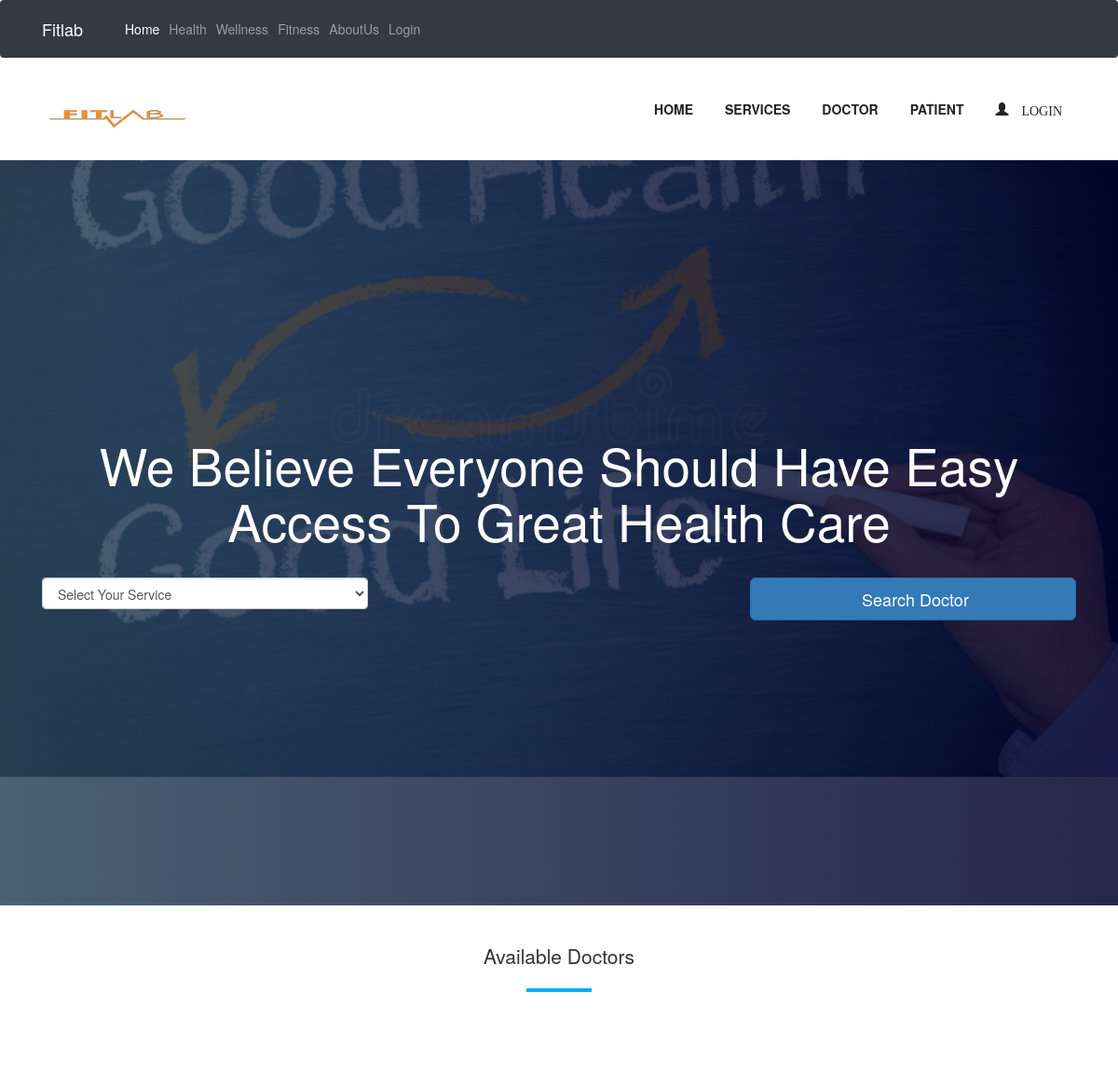
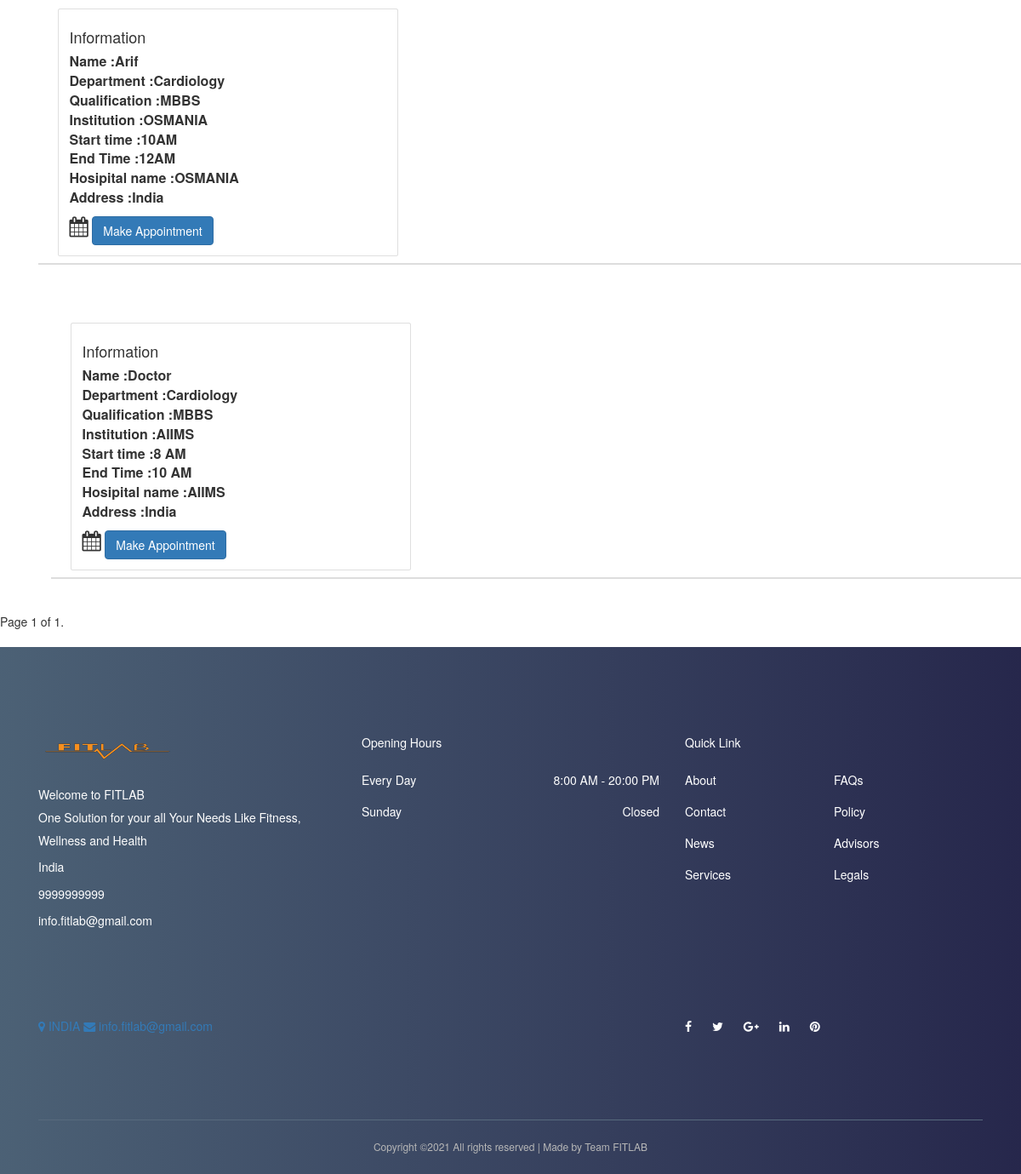
/home/, run on the app's committed database (2 pictures, top to bottom).
### appointment/models.py (models this page shows, shortened)
class Appointment(models.Model):
    user = models.ForeignKey(User, on_delete=models.CASCADE)
    full_name = models.CharField(max_length=100)
    location = models.CharField(max_length=100)
    start_time = models.CharField(max_length=10)
    end_time = models.CharField(max_length=10)
    qualification_name = models.CharField(max_length=100)
    institute_name = models.CharField(max_length=100)
    hospital_name = models.CharField(max_length=100)
    department = models.CharField(choices=department, max_length=100)
    created_at = models.DateTimeField(default=timezone.now)

### appointment/views.py (the view)
# urls.py: path('home/', HomePageView.as_view(), name='home'),
class HomePageView(ListView):
    paginate_by = 9
    model = Appointment
    context_object_name = 'home'
    template_name = "home.html"
    def get_queryset(self):
        return self.model.objects.all().order_by('-id')

### templates/home.html (shortened to what this page needs)
    <nav class="navbar navbar-expand-lg navbar-dark bg-dark">
            <div class="container">
                <a class="navbar-brand" style="color:white;">Fitlab</a>
                <div class="collapse navbar-collapse" id="navbarResponsive">
                    <ul class="navbar-nav ml-auto">
                        <li class="nav-item active">
                            <a class="nav-link" href="/welcome">
                                Home
                            </a>
                        </li>
                        <li class="nav-item"><a class="nav-link" href="/home">Health</a></li>
                        <li class="nav-item"><a class="nav-link" href="/wellness">Wellness</a></li>
                        <li class="nav-item"><a class="nav-link" href="/user">Fitness</a></li>
                        <li class="nav-item"><a class="nav-link" href="/aboutus">AboutUs</a></li>
                        <li class="nav-item"><a class="nav-link" href="/login">Login</a></li>
                    </ul>
                </div>
            </div>
        </nav>
 {% extends 'base.html' %}
{% load static %}
{% block content %}
  <section class="welcome-area">
    <div class="welcome-slides owl-carousel">
      <div class="welcome-welcome-slide bg-img bg-gradient-overlay jarallax"  style="background-image: url('{% static 'img/bg-img/1.jpg' %}');">
        <div class="container h-100">
          <div class="row h-100 align-items-center">
            <div class="col-12">
              <div class="welcome-text text-center">
                <h2 data-animation="fadeInUp" data-delay="100ms">We Believe Everyone Should Have Easy Access To Great Health Care</h2>
                <div class="welcome-btn-group">
                    <form id="job-main-form" method="get" action="{% url 'appointment:search' %}" class="search-doctor-form">
                    <div class="row mb-5">
                        <div class="col-12 col-sm-6 col-md-6 col-lg-4 mb-4 mb-lg-0">
                            <select id="department" name="department" class="form-control">
                                <option style="display: none;" >Select Your Service</option>
                            </select>
                        </div>
                        <div class="col-12 col-sm-6 col-md-6 col-lg-4 mb-4 mb-lg-0">
                        </div>
                        <div class="col-12 col-sm-6 col-md-6 col-lg-4 mb-4 mb-lg-0">
                            <button type="submit" class="btn btn-primary btn-lg btn-block text-black btn-search">Search Doctor
                            </button>
                        </div>
                    </div>
                </form>
                </div>
              </div>
            </div>
          </div>
        </div>
      </div>
    </div>
  </section>
    <section class="dentist-area section-padding-35-0">
        <div class="container">
            <div class="row">
                <div class="col-12">
                    <div class="section-heading text-center">
                        <h3 class="lead">Available Doctors </h3>
                        <div class="line"></div>
                    </div>
                </div>
            </div>
            <div class="row">
                {% for apt in home %}
                    <div class="col-12 col-sm-6 col-md-4">
                            <br></br>
                            <table class="table">
                                <thead>
                                    <tr>
                                        <center>
                                            <th scope="col">
                                                <div class="container">
                                                    <div class="card" style="width:400px">
                                                            <div class="card-body">
                                                                <h4 class="card-title">Information</h4>
                                                                     <ol>
                                                                         <li><span>Name :</span><span>{{ apt.full_name }}</span></li>
                                                                         <li><span>Department :</span><span>{{ apt.department }}</span></li>
                                                                         <li><span>Qualification :</span><span>{{ apt.qualification_name }}</span></li>
                                                                         <li><span>Institution :</span><span>{{ apt.institute_name }}</span></li>
                                                                         <li><span>Start time :</span><span>{{ apt.start_time }}</span></li>
                                                                         <li><span>End Time :</span><span>{{ apt.end_time }}</span></li>
                                                                         <li><span>Hosipital name :</span><span>{{ apt.hospital_name }}</span></li>
                                                                         <li><span>Address :</span><span>{{ apt.location }}</span></li>
                                                                     </ol>
                                                                 <i style="font-size:24px" class="fa">&#xf073;</i>
                                                                <a href="{% url 'appointment:take-appointment' apt.id %}" class="btn btn-primary">Make Appointment</a>
                                                            </div>
                                                    </div>
                                                </div>
                                            </th>
                                        </center>
                                    </tr>
                                </thead>
                            </table>
                    </div>
            </div>
                {% endfor %}
                <div class="pagination">
    <span class="step-links">
        <span class="current">
            Page {{ page_obj.number }} of {{ page_obj.paginator.num_pages }}.
        </span>
    </span>
                </div>
    </section>
{% endblock %}

### templates/base.html (shortened to what this page needs)
{% load static %}
<html lang="en">
<head>
  <link rel="stylesheet" href="{% static 'style.css' %}">
  <link rel="stylesheet" href="https://maxcdn.bootstrapcdn.com/bootstrap/3.3.7/css/bootstrap.min.css">
</head>
<body>
  {% include 'nav.html' %}
      {% block content %}
      {% endblock  %}
  <footer class="footer-area bg-img bg-gradient-overlay">
    <div class="container">
      <div class="row">
        <div class="col-12 col-sm-6 col-lg-4">
          <div class="single-footer-widget">
            <a href="./index.html" class="d-block mb-4"><img src="{% static 'img/logo1.png' %}" alt=""></a>
            <div class="footer-contact">
                 <p> Welcome to FITLAB</br>One Solution for your all Your Needs Like Fitness, Wellness and Health</p>
              <p> India</p>
              <p> 9999999999</p>
              <p> info.fitlab@gmail.com</p>
            </div>
          </div>
        </div>
        <div class="col-12 col-sm-6 col-lg">
          <div class="single-footer-widget">
            <h5 class="widget-title">Opening Hours</h5>
            <ul class="opening-hours">
              <li><span>Every Day</span><span> 8:00 AM - 20:00 PM</span></li>
              <li><span>Sunday</span> <span>Closed</span></li>
            </ul>
          </div>
        </div>
        <div class="col-12 col-sm-6 col-lg">
          <div class="single-footer-widget">
            <h5 class="widget-title">Quick Link</h5>
            <nav>
              <ul class="quick-links">
                <li><a href="/aboutus">About</a></li>
                <li><a href="#">FAQs</a></li>
                <li><a href="#">Contact</a></li>
                <li><a href="#">Policy</a></li>
                <li><a href="#">News</a></li>
                <li><a href="#">Advisors</a></li>
                <li><a href="#">Services</a></li>
                <li><a href="#">Legals</a></li>
              </ul>
            </nav>
          </div>
        </div>
        <div class="col-6 col-md-9 col-lg-8">
                    <div class="top-header-content">
                        <a href="#" data-toggle="tooltip" data-placement="bottom" title=""><i
                                class="fa fa-map-marker"></i> <span>INDIA</span></a>
                        <a href="#" data-toggle="tooltip" data-placement="bottom" title=""><i
                                class="fa fa-envelope"></i> <span>info.fitlab@gmail.com</span></a>
                    </div>
                </div>
        <div class="col-12 col-sm-6 col-lg">
          <div class="single-footer-widget">
            <div class="footer-social-info">
              <a href="#" data-toggle="tooltip" data-placement="top" title="Facebook"><i class="fa fa-facebook"></i></a>
              <a href="#" data-toggle="tooltip" data-placement="top" title="Twitter"><i class="fa fa-twitter"></i></a>
              <a href="#" data-toggle="tooltip" data-placement="top" title="Google Plus"><i class="fa fa-google-plus"></i></a>
              <a href="#" data-toggle="tooltip" data-placement="top" title="Linkedin"><i class="fa fa-linkedin"></i></a>
              <a href="#" data-toggle="tooltip" data-placement="top" title="Pinterest"><i class="fa fa-pinterest"></i></a>
            </div>
          </div>
        </div>
      </div>
    </div>
    <div class="container">
      <div class="row">
        <div class="col-12">
          <div class="copywrite-content">
            <p>
Copyright &copy;<script>document.write(new Date().getFullYear());</script> All rights reserved | Made by Team FITLAB</a>
</p>
          </div>
        </div>
      </div>
    </div>
  </footer>
</body>
</html>

### templates/nav.html (shortened to what this page needs)
{% load static %}
    <div class="main-header-area">
        <div class="classy-nav-container breakpoint-off">
            <div class="container">
                <nav class="classy-navbar justify-content-between" id="dentoNav">
                    <a class="nav-brand" href="{% url 'appointment:home' %}"><img src="{% static 'img/logo1.png' %}" alt="">
                    </a>
                    <div class="classy-menu">
                        <div class="classynav">
                            <ul id="nav">
                                <li><a href="{% url 'appointment:home' %}">Home</a></li>
                                <li><a href="{% url 'appointment:service' %}">Services</a></li>
                                <li><a href="{% url 'accounts:doctor-register' %}"> <b>DOCTOR </b></a></li>
                                <li><a href="{% url 'accounts:patient-register' %}"> <b>PATIENT </b></a></li>
                                {% if request.user.is_authenticated and request.user.role == 'doctor' %}
                                    <li>
                                        <a href="">
                                            <span class="glyphicon glyphicon-user">
                                                    {{ request.user.first_name }}
                                            </span>
                                        </a>
                                        <ul class="dropdown">
                                            <li><a href="{% url 'accounts:doctor-profile-update'  %}"> EDIT PROFILE</a></li>
                                            <li><a href="{% url 'appointment:patient-list' %}"> PATIENTS</a></li>
                                            <li><a href="{% url 'appointment:doctor-appointment' %}">  APPOINTMENTS</a></li>
                                            <li><a href="{% url 'appointment:doctor-appointment-create' %}"> CREATE APPOINTMENT</a></li>
                                            <li><a href="{% url 'accounts:logout' %}"> LOGOUT</a></li>
                                        </ul>
                                    </li>
                              {% else %}
                                    <li>
                                        <a href="{% url 'accounts:login' %}">
                                            <span class="glyphicon glyphicon-user"> login</span>
                                        </a>
                                    </li>
                                {% endif %}
                            </ul>
                        </div>
                    </div>
                </nav>
            </div>
        </div>
    </div>

### data on the page
Appointment: full_name "Arif", department "Cardiology", qualification_name "MBBS", institute_name "OSMANIA", start_time "10AM", end_time "12AM", hospital_name "OSMANIA", location "India"
Appointment: full_name "Doctor", department "Cardiology", qualification_name "MBBS", institute_name "AIIMS", start_time "8 AM", end_time "10 AM", hospital_name "AIIMS", location "India"

### other printed values
{{ page_obj.number }} "1"
{{ page_obj.paginator.num_pages }} "1"
